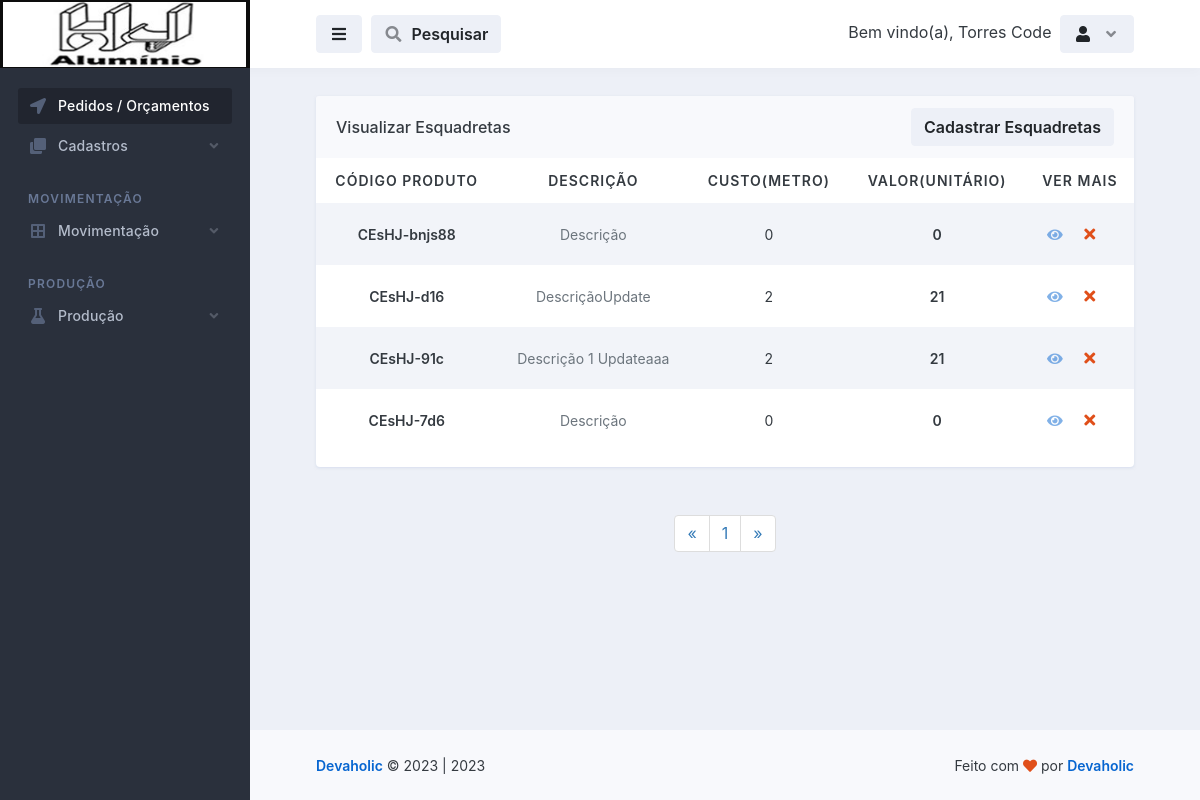
Screenshot of /acessorios/visualizar_acessorios.php (signed in) with the database file from the repository.
### tables this page shows
CREATE TABLE `logado` (
  `id` int(11) NOT NULL,
  `nome` varchar(50) NOT NULL,
  `email` varchar(100) NOT NULL,
  `senha` varchar(50) NOT NULL,
  `parceiro_colaborador` varchar(100) NOT NULL,
  `cpf` int(100) NOT NULL,
  `rg` int(20) NOT NULL,
  `cep` int(20) NOT NULL,
  `endereco` varchar(100) NOT NULL,
  `telefone` varchar(50) NOT NULL,
  `complemento` varchar(100) NOT NULL,
  `bairro` varchar(100) NOT NULL,
  `cidade` varchar(100) NOT NULL,
  `uf` varchar(20) NOT NULL,
  `nascimento` varchar(100) NOT NULL,
  `nivel` varchar(20) NOT NULL
);

CREATE TABLE `esquadretas` (
  `id` int(11) NOT NULL,
  `descricao` varchar(255) NOT NULL,
  `observacao` text NOT NULL,
  `custo_metro` decimal(10,0) NOT NULL,
  `markup` decimal(10,0) NOT NULL,
  `valor_unitario` decimal(10,0) NOT NULL,
  `agregar` varchar(255) NOT NULL,
  `codigo_produto` varchar(100) NOT NULL,
  `unidade` varchar(255) NOT NULL,
  `imagem` varchar(255) NOT NULL,
  `codigo_da_fabrica` varchar(100) NOT NULL,
  `ultima_alteracao` date NOT NULL,
  `ativo` varchar(20) NOT NULL
);

### database.php (called while the page is built, shortened)
<?php
    class database
    {
        public $server = 'localhost';
        public $user = 'root';
        public $pass = '';
        public $bdn = 'maxportas';
        public function __construct()
        {
            try{
            $this->conn = new PDO('mysql:host='.$this->server.'; dbname='.$this->bdn, $this->user, $this->pass);
            } catch(PDOException $e){
                echo "Error $e";
            }
        }
    }
?>

### controllers/controllers_esquadretas.php (called while the page is built, shortened)
<?php
    include "../database.php";
class controllers_esquadretas extends database
{
    public function selecionar_esquadretas()
    {
        $selecionar_esquadretas = $this->conn->prepare("SELECT * FROM esquadretas ORDER BY id DESC");
        $selecionar_esquadretas->execute();
        $resulesquadretas = $selecionar_esquadretas->fetchAll(PDO::FETCH_ASSOC);
        return $resulesquadretas;
    }
}
?>

### acessorios/visualizar_acessorios.php (the view, shortened to what this page needs)
<?php
$servidor = "localhost";
$usuario = "root";
$senha = "";
$dbname = "maxportas";
$conn = mysqli_connect($servidor, $usuario, $senha, $dbname);
$pagina = (isset($_GET['pagina']))? $_GET['pagina'] : 1;
$result_esquadretas = "SELECT * FROM esquadretas ORDER BY id DESC";
$resultado_esquadretas = mysqli_query($conn, $result_esquadretas);
$total_esquadretas = mysqli_num_rows($resultado_esquadretas);
$quantidade_pg = 10;
$num_pagina = ceil($total_esquadretas/$quantidade_pg);
$incio = ($quantidade_pg*$pagina)-$quantidade_pg;
$result_esquadretas = "SELECT * FROM esquadretas ORDER BY id DESC limit $incio, $quantidade_pg";
$resultado_esquadretas = mysqli_query($conn, $result_esquadretas);
?>
<!doctype html>
<html lang="en">
  <head>
    <link rel="stylesheet" id="css-main" href="../assets/css/dashmix.min.css">
    <link rel="stylesheet" href="../assets/css/pagination.css">
  </head>
  <body>
    <div id="page-container" class="sidebar-o sidebar-dark enable-page-overlay side-scroll page-header-fixed main-content-narrow">
    <?php require_once "../template/sidebar.php" ?>
<header id="page-header">
    <div class="content-header">
    <div class="space-x-1">
        <button type="button" class="btn btn-alt-secondary" data-toggle="layout" data-action="sidebar_toggle">
        <i class="fa fa-fw fa-bars"></i>
        </button>
            <button type="button" class="btn btn-alt-secondary" data-toggle="layout" data-action="header_search_on">
              <i class="fa fa-fw opacity-50 fa-search"></i> <span class="ms-1 d-none d-sm-inline-block">Pesquisar</span>
            </button>
    </div>
    <?php require_once "../template/btn_logout.php"; ?>
    </div>
</header>
      <main id="main-container">
        <div class="content content-full content-boxed">
          <div class="row">
            <div class="col-md-12">
              <div class="block block-rounded block-mode-loading-refresh">
                <div class="block-header block-header-default">
                  <h3 class="block-title">
                    Visualizar Esquadretas
                  </h3>
                  <a class="btn btn-alt-secondary" href="esquadretas.php">
                    Cadastrar Esquadretas
                  </a>
                </div>
                <div class="table-responsive">
                  <table class="table table-striped table-hover table-borderless table-vcenter fs-sm">
                  <?php
                    require_once "../controllers/controllers_esquadretas.php";
                    $selecionar_esquadretas = new controllers_esquadretas();
                    $result_esquadretas = $selecionar_esquadretas->selecionar_esquadretas();
                    if(count($result_esquadretas) > 0)
                    { ?>
                    <thead style="text-align: center;">
                      <tr class="text-uppercase">
                        <th>Código Produto</th>
                        <th>Descrição</th>
                        <th>Custo(metro)</th>
                        <th>Valor(Unitário)</th>
                        <th>Ver Mais</th>
                      </tr>
                    </thead>
                    <?php }?>
                    <tbody style="text-align: center;">
                        <?php
                            require_once "../controllers/controllers_esquadretas.php";
                            $selecionar_esquadretas = new controllers_esquadretas();
                            $result_esquadretas = $selecionar_esquadretas->selecionar_esquadretas();
                            if(count($result_esquadretas) > 0)
                            {
                              while($row_esquadretas = mysqli_fetch_assoc($resultado_esquadretas)){ ?>
                                <tr style="text-align: center;">
                                  <td>
                                      <span class="fw-semibold"><?php echo $row_esquadretas['codigo_produto']; ?></span>
                                  </td>
                                  <td>
                                    <span class="fs-sm text-muted"><?php echo $row_esquadretas['descricao'];?></span>
                                  </td>
                                  <td>
                                    <?php echo $row_esquadretas['custo_metro']; ?>
                                  </td>
                                  <td>
                                      <span class="fw-semibold"><?php echo $row_esquadretas['valor_unitario']; ?></span>
                                  </td>
                                  <td class="text-center text-nowrap fw-medium" style="display: flex; justify-content: center; align-items: center;">
                                    <a href="vermais_esquadretas.php?view_esquadretas=<?php $idCriptografado = base64_encode($row_esquadretas['id']); echo $idCriptografado;?>">
                                        <i class="fa fa-eye me-1 opacity-50"></i>
                                    </a>
                                    <?php
                                       echo "<button class='btn' onclick='abrirModal(".$row_esquadretas['id'].")'><i class='fa fa-fw fa-times text-danger'></i></button>";
                                    ?>
                                  </td>
                                </tr>
                          <?php } } else { echo "<h1>Nenhum registo encontrado!</h1>"; } ?>
                    </tbody>
                  </table>
                </div>
                </div>
                <?php
                  $pagina_anterior = $pagina - 1;
                  $pagina_posterior = $pagina + 1;
                ?>
                <nav class="text-center">
                  <ul class="pagination">
                    <li>
                      <?php
                      if($pagina_anterior != 0){ ?>
                        <a href="visualizar_esquadretas.php?pagina=<?php echo $pagina_anterior; ?>" aria-label="Previous">
                          <span aria-hidden="true">&laquo;</span>
                        </a>
                      <?php }else{ ?>
                        <span aria-hidden="true">&laquo;</span>
                      <?php }  ?>
                    </li>
                    <?php
                    for($i = 1; $i < $num_pagina + 1; $i++){ ?>
                      <li><a href="visualizar_esquadretas.php?pagina=<?php echo $i; ?>"><?php echo $i; ?></a>
                      </li>
                    <?php } ?>
                    <li>
                      <?php
                      if($pagina_posterior <= $num_pagina){ ?>
                        <a href="visualizar_esquadretas.php?pagina=<?php echo $pagina_posterior; ?>" aria-label="Previous">
                          <span aria-hidden="true">&raquo;</span>
                        </a>
                      <?php }else{ ?>
                        <span aria-hidden="true">&raquo;</span>
                      <?php }  ?>
                    </li>
                  </ul>
                </nav>
              </div>
        </div>
      </main>
      <?php require_once "../template/footer.php" ?>
    </div>
  </body>
</html>

### template/btn_logout.php (shortened to what this page needs)
<?php
    include "../conexao-bd.php";
    $email = $_SESSION['email'];
    $selecinarUserLogado = $conn->prepare("SELECT * FROM logado WHERE email = :email");
    $selecinarUserLogado->bindValue(':email', $email);
    $selecinarUserLogado->execute();
    $row = $selecinarUserLogado->fetch(PDO::FETCH_ASSOC);
?>
<div class="space-x-1">
    <div class="dropdown d-inline-block">
        <span class="d-sm-inline-block">Bem vindo(a), <?php echo $row['nome']; ?></span>
    </div>
    <div class="dropdown d-inline-block">
    <button type="button" class="btn btn-alt-secondary" id="page-header-user-dropdown" data-bs-toggle="dropdown" aria-haspopup="true" aria-expanded="false">
        <i class="fa fa-fw fa-user"></i>
        <i class="fa fa-fw fa-angle-down opacity-50 ms-1 d-none d-sm-inline-block"></i>
    </button>
    </div>
</div>

### assets/css/pagination.css (style rules this page uses)
.pagination { display:inline-block;padding-left:0;margin:20px 0;border-radius:4px }
.pagination>li { display:inline }
.pagination>li>a,.pagination>li>span { position:relative;float:left;padding:6px 12px;margin-left:-1px;line-height:1.42857143;color:#337ab7;text-decoration:none;background-color:#fff;border:1px solid #ddd }
.pagination>li:first-child>a,.pagination>li:first-child>span { margin-left:0;border-top-left-radius:4px;border-bottom-left-radius:4px }
.pagination>li:last-child>a,.pagination>li:last-child>span { border-top-right-radius:4px;border-bottom-right-radius:4px }

### rows the page displays
logado: nome "Torres Code"
esquadretas: codigo_produto "CEsHJ-bnjs88", descricao "Descrição", custo_metro "0", valor_unitario "0"
esquadretas: codigo_produto "CEsHJ-d16", descricao "DescriçãoUpdate", custo_metro "2", valor_unitario "21"
esquadretas: codigo_produto "CEsHJ-91c", descricao "Descrição 1 Updateaaa", custo_metro "2", valor_unitario "21"
esquadretas: codigo_produto "CEsHJ-7d6", descricao "Descrição", custo_metro "0", valor_unitario "0"

### other values shown
Date('Y') "2023"
